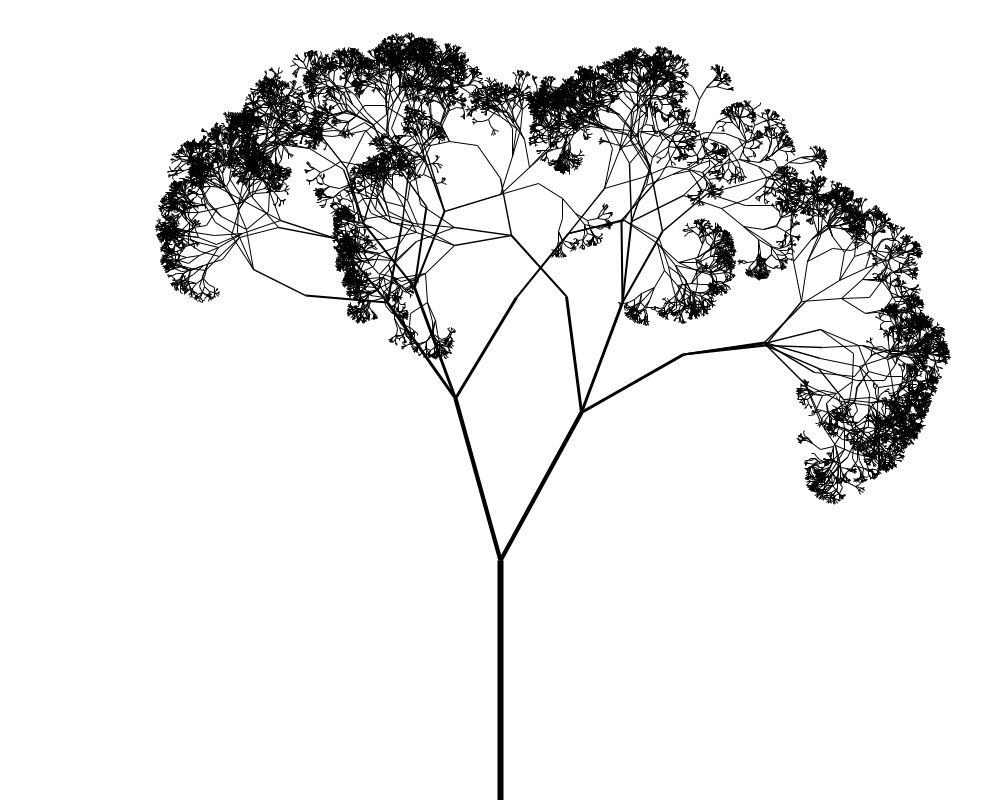
Frame 1 (no input)
Frame 60 (the mouse pressed at the canvas centre just before this capture): identical to frame 1, image omitted
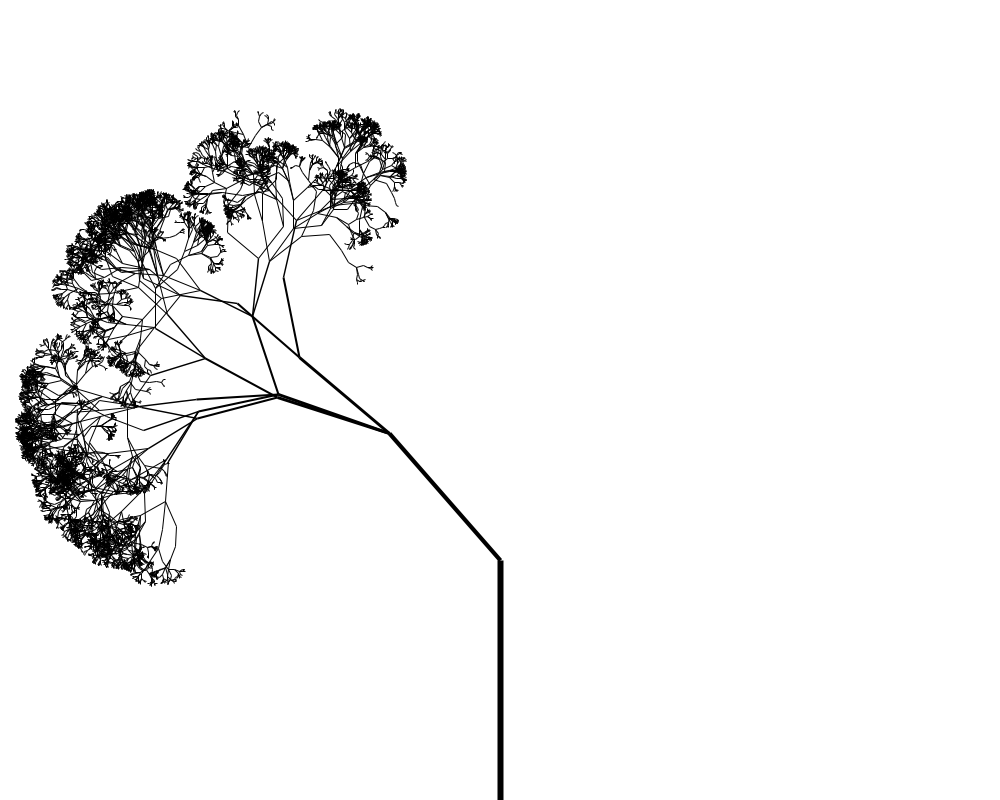
Frame 120 (the mouse held since frame 60 and released just before this capture)

The Processing sketch that drew these frames (run headless with seeded random() and noise(); from frame 60 on, the mouse is pressed at the canvas centre):

// Processing sketch: sketch_035_tree_with_random
// ── sketch_035_tree_with_random.pde
boolean loop;
void setup() {
  size(1000, 800);
  strokeCap(SQUARE);
  loop = true;
}

void draw() {
  if(!loop) return;
  background(255);
  translate(width/2, height);
  branch(240, 6);
}

void branch(float len, float strength) {
  loop = false;
  if(len < 2) return;
  strokeWeight(strength);
  line(0, 0, 0, -len);
  translate(0, -len);
  
  len *= 0.7;
  strength = constrain(strength*0.7, 1, 6);
  int n = (int)random(1, 4);
  for (int i = 0; i < n; i++) {
    float theta = random(-PI/3, PI/3);
    pushMatrix();
    rotate(-theta);
    branch(len, strength);
    popMatrix();
  }
}

int i;
void mousePressed(){
  loop = true;
  save("img"+i+++".png");
}
